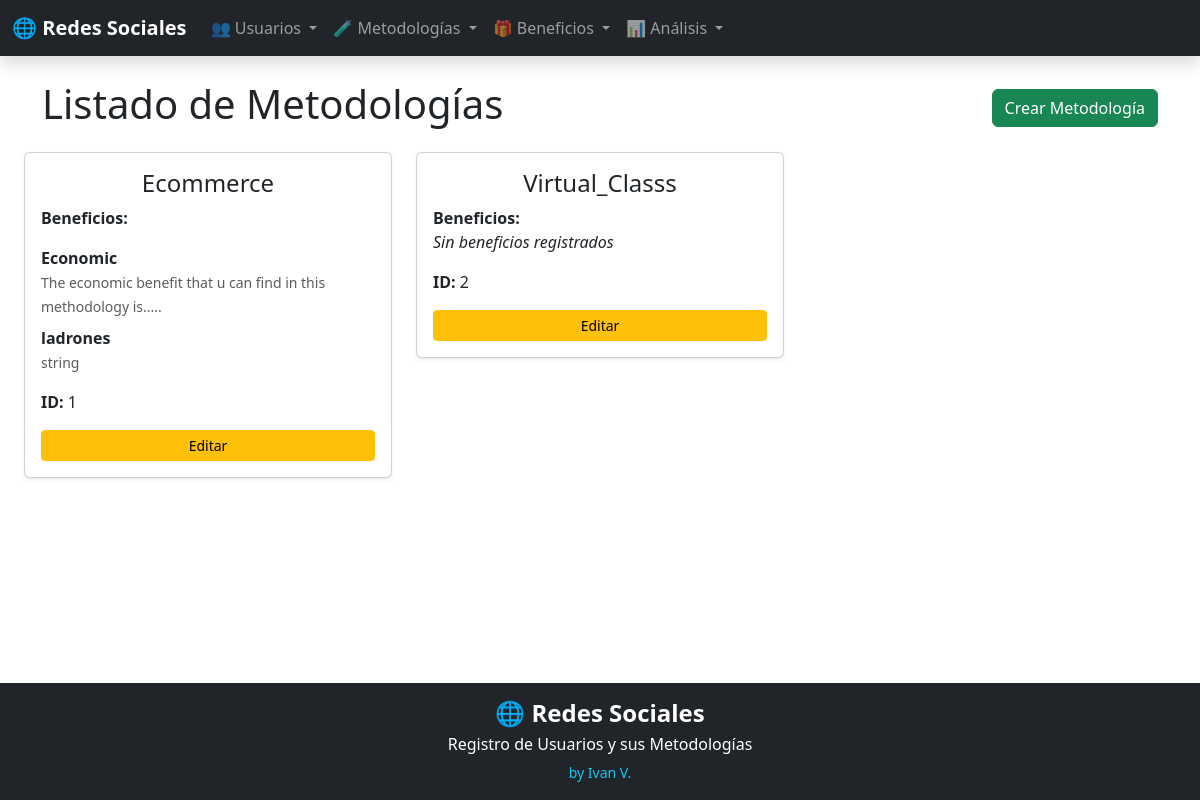
The page /methodologies on the database as committed earlier.
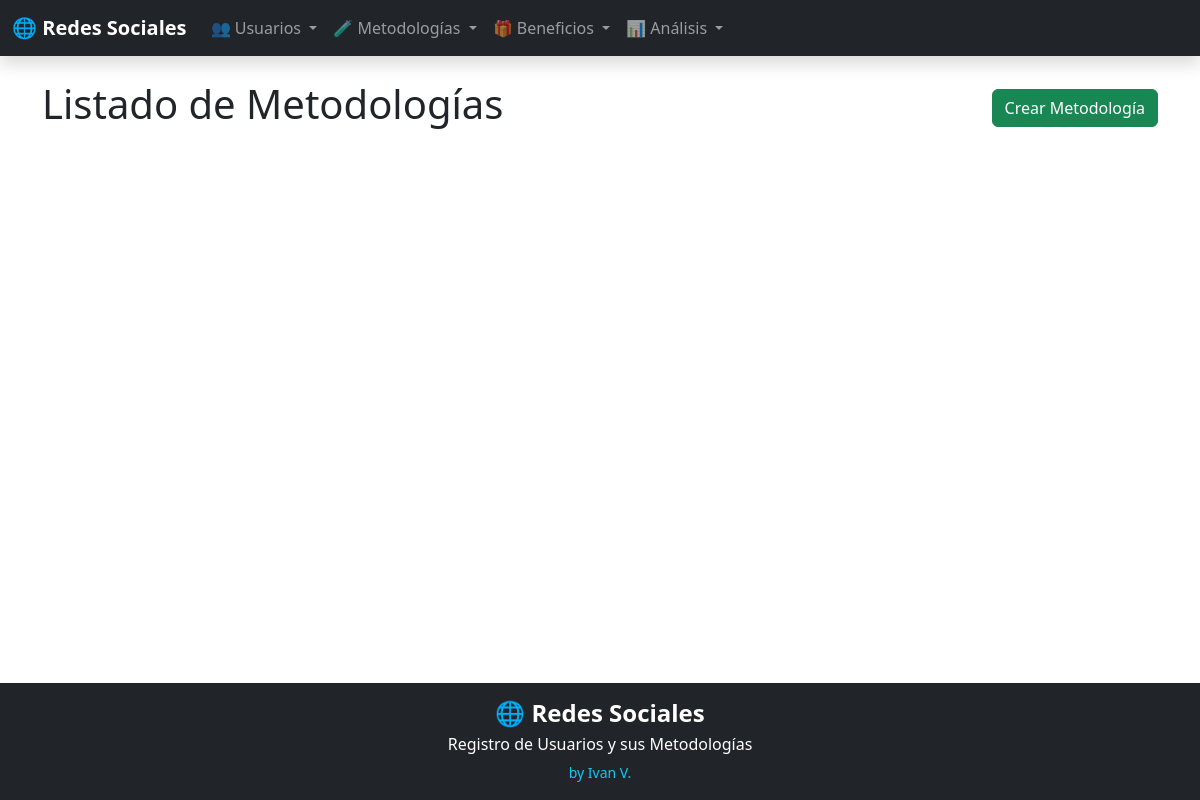
The same page on the database as committed later.
### backend/models.py (models this page shows)
class MethodologyBase(SQLModel):
    name: str
    description: Optional[str] = None

class Methodology(MethodologyBase, table=True):
    id: Optional[int] = Field(default=None, primary_key=True)
    users: List["User"] = Relationship(back_populates="methodologies", link_model=UserMethodologyLink)
    benefits: List["Benefit"] = Relationship(back_populates="methodologies", link_model=MethodologyBenefitLink)

class BenefitBase(SQLModel):
    name: str
    description: Optional[str] = None

class Benefit(BenefitBase, table=True):
    id: Optional[int] = Field(default=None, primary_key=True)
    methodologies: List[Methodology] = Relationship(back_populates="benefits", link_model=MethodologyBenefitLink)

### backend/methodology.py (the view)
@router.get("", response_class=HTMLResponse)
def show_methodologies(request: Request, session: SessionDep):
    methodologies = session.exec(select(Methodology)).all()
    return request.app.state.templates.TemplateResponse(
        "methodologies_list.html",
        {
            "request": request,
            "methodologies": methodologies
        }
    )

### templates/methodologies_list.html (shortened to what this page needs)
{% extends 'base.html' %}
{% block content %}
<div class="container mt-4">
    <div class="d-flex justify-content-between align-items-center mb-3">
        <h1>Listado de Metodologías</h1>
    <div class="d-flex gap-2">
        <a href="/methodologies/new" class="btn btn-success">Crear Metodología</a>
    </div>
</div>
    </div>
    <div class="row">
        {% for methodology in methodologies %}
        <div class="col-md-4 mb-3">
            <div class="card shadow-sm">
                <div class="card-body">
                    <h4 class="card-title text-center">{{ methodology.name }}</h4>
                    <p>
                    <strong>Beneficios:</strong><br>
                        {% for b in methodology.benefits %}
                    <div class="mb-2">
                    <strong>{{ b.name }}</strong><br>
                        {% if b.description %}
                    <small class="text-muted">{{ b.description }}</small>
                        {% else %}
                    <small class="text-muted"><em>Sin descripción</em></small>
                        {% endif %}
                    </div>
                        {% else %}
                    <em>Sin beneficios registrados</em>
                        {% endfor %}
                    </p>
                    <p class="card-text">
                        <strong>ID:</strong> {{ methodology.id }}
                    </p>
                    <a href="/methodologies/edit/{{ methodology.id }}" class="btn btn-warning btn-sm w-100">
                    Editar
                    </a>
                </div>
            </div>
        </div>
        {% endfor %}
    </div>
{% endblock %}

Rows that differ between the two databases and show on the page:
removed Methodology: name "Ecommerce", id "1"
removed Benefit: name "Economic", description "The economic benefit that u can find in this methodology is....."
removed Benefit: name "ladrones", description "string"
removed Methodology: name "Virtual_Classs", id "2"
